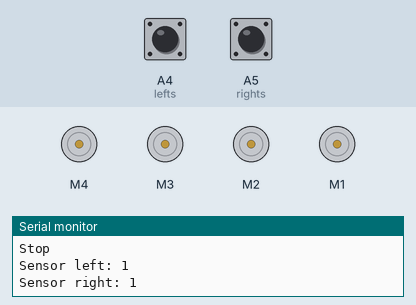
The sketch below on a simulated Arduino Uno, built with avr-gcc and run on an emulated ATmega328P. On the bench: 4 × DC motor (green arrow = forward, orange = backward, longer = faster), the last lines printed to the serial monitor. The test bench sets the inputs (shaded band); at power-on: A4 (lefts) HIGH, A5 (rights) HIGH.

Above: at 1.2 s.
1.3 s: A4 (lefts) pulled LOW for 0.15 s
At 1.4 s:
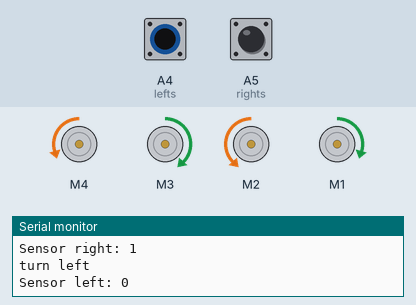
2.9 s: A5 (rights) pulled LOW for 0.15 s
At 3.01 s:
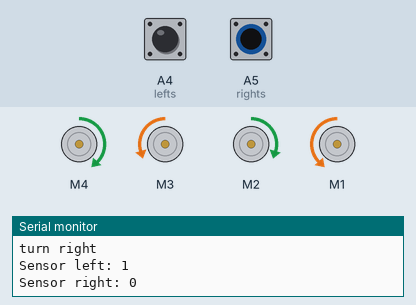
4.6 s: A5 (rights) pulled LOW for 1 s
At 6.5 s:
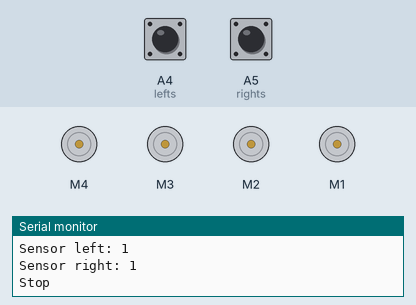
8.6 s: A4 (lefts) pulled LOW for 1 s
At 9.1 s:
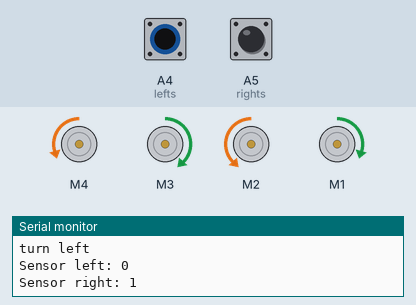
12.6 s: A4 (lefts) pulled LOW for 3.2 s
At 17.0 s:
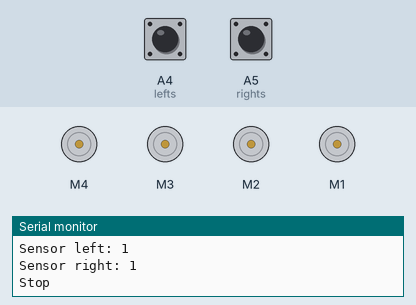
17.3 s: A5 (rights) pulled LOW for 3.2 s
At 18.6 s:
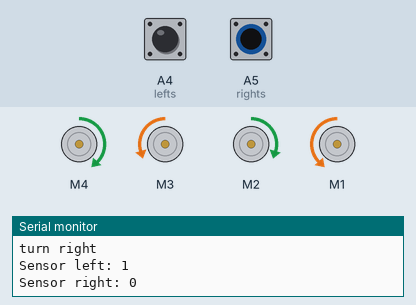
Timing chart, 0 to 22.0 s (numbered marks = the images above; inputs shaded):
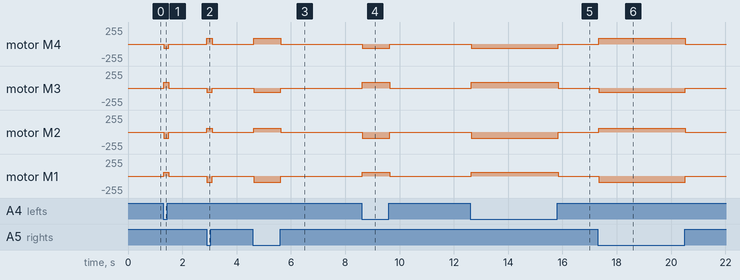

The sketch:

Codigo_seguidor_de_linha_padrao.ino
```cpp
   ////////////////////////////////////////////////////////
  //                LinoBot v1.0                        //
 //               By Aarav Garg                        //
////////////////////////////////////////////////////////

//I have added the possibilities of testing
//The values of analogRead could be changed for trouble shooting

//including the libraries
#include <AFMotor.h>

//defining pins and variables
#define lefts A4
#define rights A5

//defining motors
AF_DCMotor motor1(4, MOTOR12_1KHZ);
AF_DCMotor motor2(3, MOTOR12_1KHZ);

AF_DCMotor motor3(2, MOTOR34_1KHZ);
AF_DCMotor motor4(1, MOTOR34_1KHZ);

//int calibragem = 990; // 990]

void setup() {
  //setting the speed of motors
  pinMode(lefts,INPUT);
  pinMode(rights,INPUT);
  Serial.begin(9600);

}

void loop(){
  //printing values of the sensors to the serial monitor
  Serial.print("Sensor left: ");
  Serial.println(digitalRead(lefts));
  Serial.print("Sensor right: ");
  Serial.println(digitalRead(rights));
  //line detected by both
  if(digitalRead(lefts)==0 && digitalRead(rights)==0){
    //stop
    motor1.setSpeed(60);
    motor2.setSpeed(60);
    motor3.setSpeed(60);
    motor4.setSpeed(60);
    motor1.run(FORWARD);
    motor3.run(BACKWARD);
    motor2.run(FORWARD);
    motor4.run(BACKWARD);
  }
  //line detected by left sensor
  else if(digitalRead(lefts)==0 && digitalRead(rights)==1){
    //turn left
    Serial.println("turn left");
    motor1.setSpeed(60);
    motor2.setSpeed(90);
    motor3.setSpeed(90);
    motor4.setSpeed(60);
    motor1.run(BACKWARD);
    motor3.run(BACKWARD);
    motor2.run(FORWARD);
    motor4.run(FORWARD);

  }
  //line detected by right sensor
  else if(digitalRead(lefts)==1 && digitalRead(rights)==0){
    //turn right
    motor1.setSpeed(90);
    motor2.setSpeed(60);
    motor3.setSpeed(60);
    motor4.setSpeed(90);
    motor1.run(FORWARD);
    motor3.run(FORWARD);
    motor2.run(BACKWARD);
    motor4.run(BACKWARD);

    Serial.println("turn right");
  }
  //line detected by none
  else if(digitalRead(lefts)==1 && digitalRead(rights)==1){
    Serial.println("Stop");
    motor1.run(RELEASE);
    motor2.run(RELEASE);
    motor3.run(RELEASE);
    motor4.run(RELEASE);
  }

}
```

Measured:
- after the input at 1.3 s, motor M4: stopped → backward 60/255 at once, → stopped 0.18 s later; motor M3: stopped → forward 90/255 at once, → stopped 0.18 s later; motor M2: stopped → backward 90/255 at once, → stopped 0.18 s later; motor M1: stopped → forward 60/255 at once, → stopped 0.18 s later
- after the input at 2.9 s, motor M4: stopped → forward 90/255 at once, → stopped 0.19 s later; motor M3: stopped → backward 60/255 at once, → stopped 0.19 s later; motor M2: stopped → forward 60/255 at once, → stopped 0.19 s later; motor M1: stopped → backward 90/255 at once, → stopped 0.19 s later
- after the input at 4.6 s, motor M4: stopped → forward 90/255 at once, → stopped 0.99 s later; motor M3: stopped → backward 60/255 at once, → stopped 0.99 s later; motor M2: stopped → forward 60/255 at once, → stopped 0.99 s later; motor M1: stopped → backward 90/255 at once, → stopped 0.99 s later
- after the input at 8.6 s, motor M4: stopped → backward 60/255 at once, → stopped 1.0 s later; motor M3: stopped → forward 90/255 at once, → stopped 1.0 s later; motor M2: stopped → backward 90/255 at once, → stopped 1.0 s later; motor M1: stopped → forward 60/255 at once, → stopped 1.0 s later
- after the input at 12.6 s, motor M4: stopped → backward 60/255 at once, → stopped 3.2 s later; motor M3: stopped → forward 90/255 at once, → stopped 3.2 s later; motor M2: stopped → backward 90/255 at once, → stopped 3.2 s later; motor M1: stopped → forward 60/255 at once, → stopped 3.2 s later
- after the input at 17.3 s, motor M4: stopped → forward 90/255 at once, → stopped 3.2 s later; motor M3: stopped → backward 60/255 at once, → stopped 3.2 s later; motor M2: stopped → forward 60/255 at once, → stopped 3.2 s later; motor M1: stopped → backward 90/255 at once, → stopped 3.2 s later
